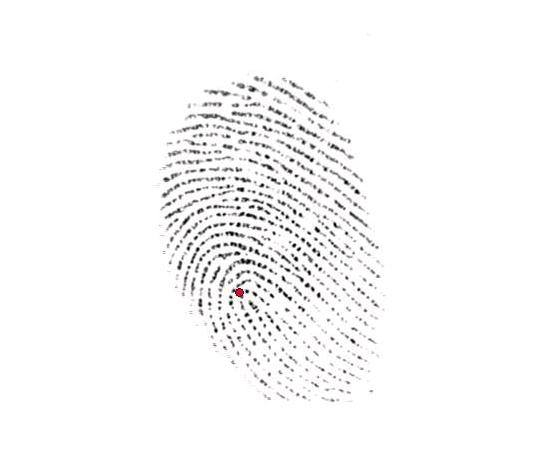
%> input picture Görüntü İşleme/Sunumlar-Proje/Proje/parmakizi/ee.jpg, 550 x 457 px
$ octave --eval "result = parmakla('ee.jpg');"   (GNU Octave 9; MATLAB toolbox functions it lacks are replaced by stand-ins)
%> lines starting %> are read from the running program, lines starting %| are printed output that depends on the picture; in (x1, y1, x2, y2) boxes, pixels count from 0 and x2, y2 are one past the last pixel; in counts of white or black regions, pixels touching at a corner belong together; the program's own positions count from 1; long printed decimals are rounded
function y = parmakla(resimOKU)
%> called with resimOKU = 'ee.jpg'
resim = imread(resimOKU)
%> resim is the input picture: size 457x550x3 uint8; mean R, G, B 248.2, 248, 248.1
subplot(2,3,1);imshow(resim);
title(resimOKU);

%resim = rgb2gray(resim);
level = graythresh(resim); % eþik deðer belirlenir
%> level = 0.749
bw = im2bw(resim,level); %siyah beyaz görüntüye dönüþtürür. level eþik deðerine göre altý siyah, üstü beyaz olsun
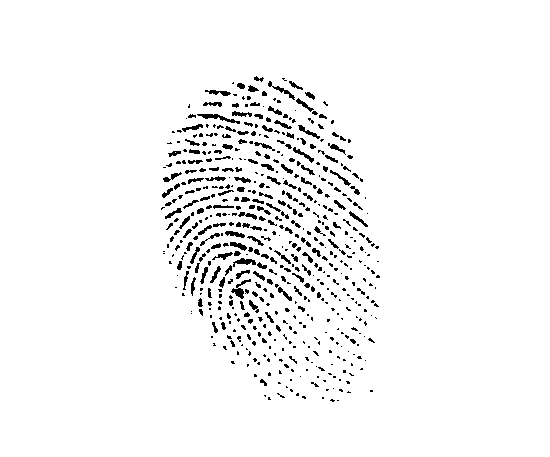
%> bw: size 457x550 logical; 96% white; black in thin lines or dots, all inside (x1, y1, x2, y2) = (161, 76, 380, 402)
subplot(2,3,2);imshow(bw);
title('Siyah Beyaz');


bwInce = edge(bw,'Canny');%inceltme iþlemi yapýlmýþtýr.
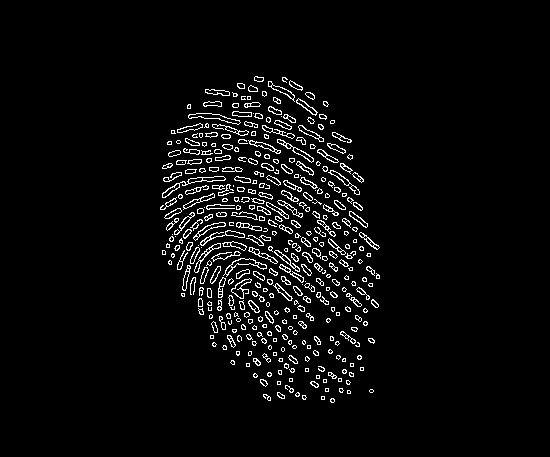
%> bwInce: size 457x550 logical; 4.1% white in thin lines or dots, all inside (x1, y1, x2, y2) = (160, 76, 380, 403)
subplot(2,3,3);
imshow(bwInce);
title('Ýnceltme Ýþlemleri');

%bwTers = imfill(bwTers,'holes');   %büyük beyaz alanlardaki siyah lekeler temizlenir
%subplot(2,3,4);imshow(bwTers);
%title('Temizleme');
resimsiyah=bwInce;
%Renk kodu hesaplandý

resimrenkkodu=sum(sum(resimsiyah));%renk kodu oluþturuluyor
%> resimrenkkodu = 10307
resimrenkkodu=resimrenkkodu/(max(size(resimsiyah))* min(size(resimsiyah)));%renk kodu hesaplandý
%> resimrenkkodu = 0.041

%Gri olan Resimde belli bir eþik deðerin altýnda kalan (50 olarak

%belirledim) renkleri logical olarak bir veya sýfýr diye kodlamýþ oldu.

etiket=resimsiyah<50; %Logical olan dizi tipi üzerinde iþlem yapmak yerine diziyi normal double dizi tipine dönüþümünü saðlandý.
%> etiket: size 457x550 logical; every value is 1
[a1,b1]=find(resimsiyah==etiket,1);%deðeri 1 olan þartý saðlayan
%> a1 = 208; b1 = 161
[a2,b2]=find(resimsiyah==etiket-1,1);
%> a2 = 1; b2 = 1
if sqrt((a1-a2).^2 + (b1-b2).^2)   <=20 %kök bulma iþlemi
resimsiyah(resimsiyah==etiket)=etiket-1;
end


%Bulunan nesne sayýsý ve renk kodu ekrana yazdýrýlýr

nesneetiketleri=unique(resimsiyah);%unique her deðerden 1 tane getiriyor.kodlarýn çeþitlerini veriyor renk çeþitlerinden 1 tsne getiriyor
%> nesneetiketleri = [false; true]
fprintf('Özellikleri Bulunan Toplam Nesne Sayýsý= %d\n',length(nesneetiketleri)-1); %dizi indisleri 1 den baþladýðý için -1 yapýyor.
%| Özellikleri Bulunan Toplam Nesne Sayýsý= 1
disp('*** 1 ***');
fprintf('Resmin Ortalama Renk Kodu= %d\n',resimrenkkodu);
%| Resmin Ortalama Renk Kodu= 0.04101
disp('*** 2 ***');
% alanda tüm nesnelerin alanlarý bulundu.

subplot(2,3,4);
imshow(resimsiyah);
hold on
title('Nesnelerin Alanlarý');%nesne alanlarýný baþlýk olarak yazdýrýyor
tur=0;
for i = 2:length(nesneetiketleri)% döngü oluþturulur ve 2 den length a kadar olan
tur=tur+1;
[alanx,alany]=find(resimsiyah== nesneetiketleri(i));
plot(alany,alanx,'g.')% ölçülerin birbiri ile nasýl iliþkide olduðunu görmek için plot kullanýlýr. g yeþil yapýyor.
fprintf('%d.Nesnenin Alaný= %d\n',tur,length(alanx));
end
%> this loop made 1 pass
%> tur on pass 1: 1
%| 1.Nesnenin Alaný= 10307
disp('*** 3 ***');
% bu alanda tüm nesnelerin aðýrlýk merkezleri bulundu.

subplot(2,3,5);
imshow(resimsiyah);
hold on
title('Nesnelerin Aðýrlýk Merkezleri');% baþlýk yazýldý
tur=0;
for i = 2:length(nesneetiketleri)
tur=tur+1;
[alanx,alany]=find(resimsiyah== nesneetiketleri(i));
alanxmean=round(mean(alanx));% aðýrlýk merkezi hesabý için mean kullanýlýr.
alanymean=round(mean(alany));
plot(alanymean,alanxmean,'r.','MarkerSize',5)
fprintf('%d.Nesnenin Aðýrlýk Merkezi: X=%d ,Y=%d\n',tur,alanymean,alanxmean);
end
%> this loop made 1 pass
%> (tur, alanxmean, alanymean) on pass 1: (1, 230, 268)
%| 1.Nesnenin Aðýrlýk Merkezi: X=268 ,Y=230
disp('*** 4 ***');

y=1000/((length(nesneetiketleri)-1)*100+alanymean^3+alanxmean^3+length(alanx)*0.85+resimrenkkodu*200)% kýyaslamada kullanýlacak kod alanýdýr
%> y = 3.18e-05
%> `result = parmakla('ee.jpg');`:
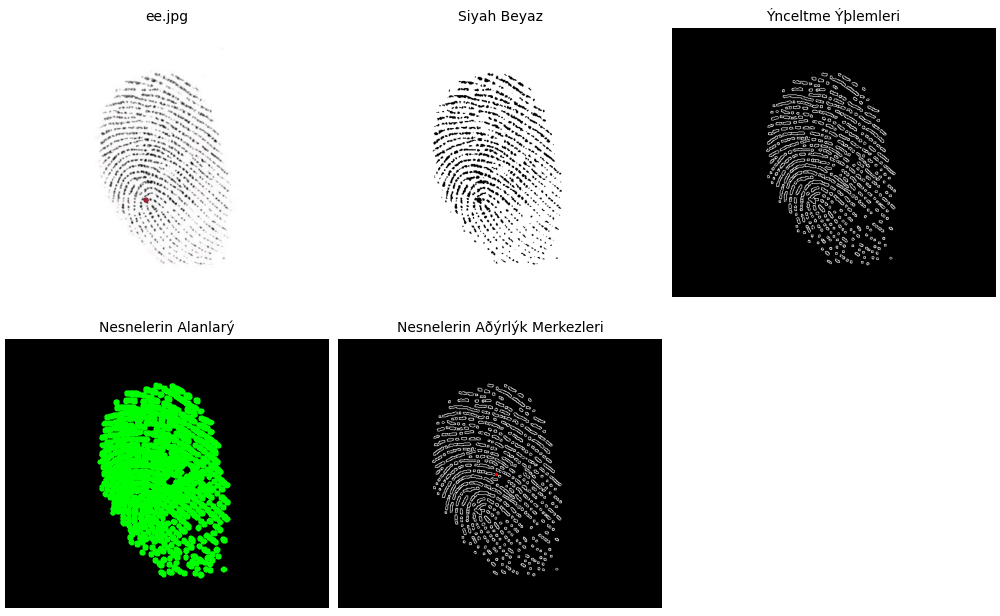
%> figure redrawn from the program's plot data, 5 panels
